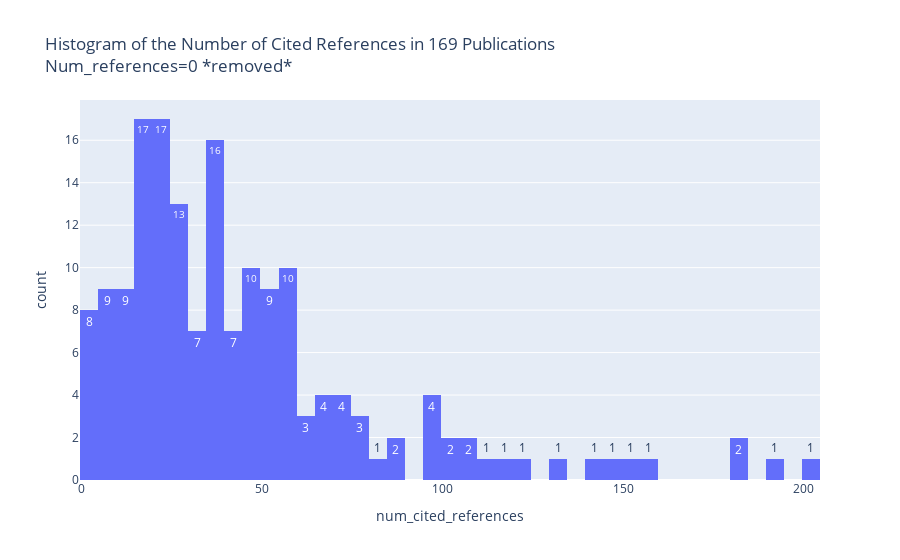

Here is the notebook cell this chart was saved with:
### Code cell
px.histogram(summary_df_no_zeros, x='num_cited_references', nbins=50,
             text_auto=True,
             title=f'Histogram of the Number of Cited References in {summary_df_no_zeros.shape[0]} Publications<br>Num_references=0 *removed*')

### Figure 1 — Plotly figure (JSON) as saved in the notebook; plotly's stock layout.template omitted (floating-point values rounded to 4 significant figures; data arrays with more than 128 entries replaced by an {"elided": "..."} marker saying what was removed)
{"data": [{"alignmentgroup": "True", "bingroup": "x", "hovertemplate": "num_cited_references=%{x}<br>count=%{y}<extra></extra>", "legendgroup": "", "marker": {"color": "#636efa", "pattern": {"shape": ""}}, "name": "", "nbinsx": 50, "offsetgroup": "", "orientation": "v", "showlegend": false, "texttemplate": "%{value}", "type": "histogram", "x": {"elided": "169 int values"}, "xaxis": "x", "yaxis": "y"}], "layout": {"barmode": "relative", "legend": {"tracegroupgap": 0}, "title": {"text": "Histogram of the Number of Cited References in 169 Publications<br>Num_references=0 *removed*"}, "xaxis": {"anchor": "y", "domain": [0, 1], "title": {"text": "num_cited_references"}}, "yaxis": {"anchor": "x", "domain": [0, 1], "title": {"text": "count"}}}}
